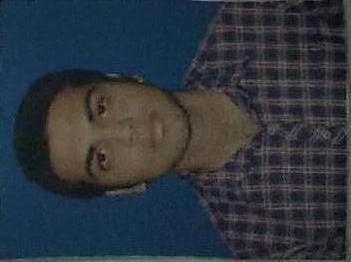
#> input picture DAY4/aayush.jpg, 351 x 262 px
$ python imgprocess.py
#> lines starting #> are read from the running program, lines starting #| are printed output that depends on the picture
# -*- coding: utf-8 -*-
"""
Created on Thu Jun  6 21:14:25 2019

@author: HP
"""

from PIL import Image
import os

img = Image.open("aayush.jpg")
#> img is the input picture: PIL image 351x262 RGB; mean R, G, B 46.1, 53.7, 61.6
print (img.size)
#| (351, 262)
print (img.width)
#| 351
print (img.height)
#| 262
print (img.format)
#| JPEG
print (img.mode)
#| RGB
#rotaion of image
img_rotate = img.transpose(Image.ROTATE_90)
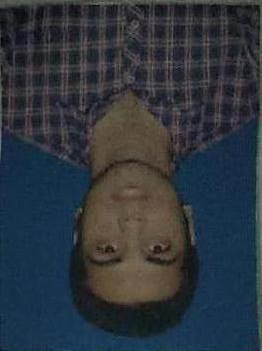
#> img_rotate: PIL image 262x351 RGB; mean R, G, B 46.1, 53.7, 61.6
img_rotate.show()
img_rotate.save("aayush.jpg")
#corp image
img = Image.open("aayush.jpg")
#> img: PIL image 262x351 RGB
#> (the run stopped early here; a loop or call above may not have finished)
